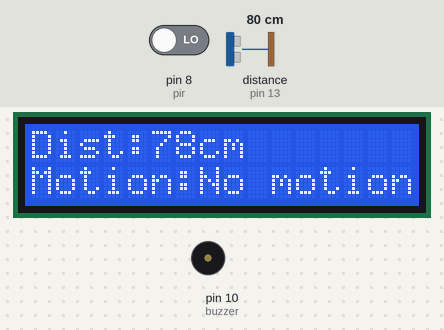
The sketch below on a simulated Arduino Uno, built with avr-gcc and run on an emulated ATmega328P. On the bench: 16×2 character LCD, buzzer (waves = sounding). Wiring (inferred from the names in the program): ultrasonic range finder: trigger pin 12; echo pin 13. The test bench sets the inputs (shaded band); at power-on: pin 8 (pir) LOW, distance to the obstacle (sensor on pin 13) 80 cm. The echo pulse lasts 58.3 µs per cm; what the sketch prints to the serial monitor is not drawn.

Above: at 3.2 s.
3.3 s: pin 8 (pir) driven HIGH
At 4.0 s:
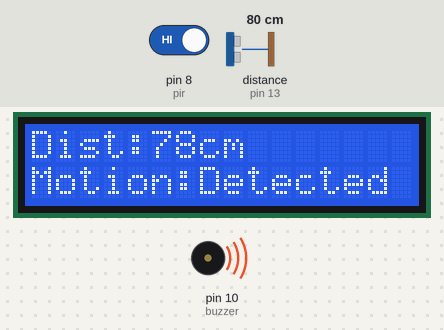
4.8 s: distance to the obstacle (sensor on pin 13) set to 299 cm
At 5.4 s:
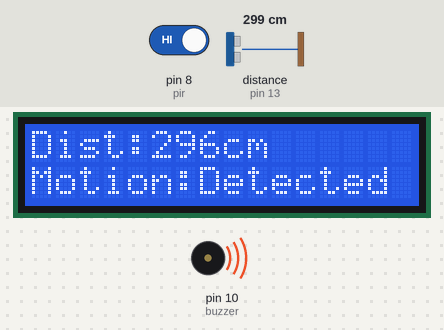
6.3 s: distance to the obstacle (sensor on pin 13) set to 54 cm
At 7.2 s:
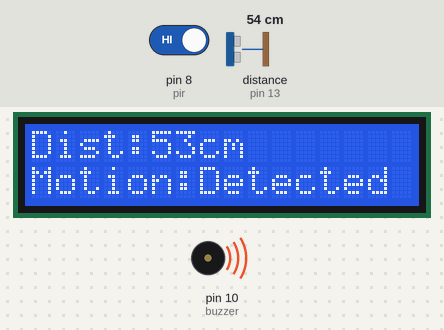
7.9 s: distance to the obstacle (sensor on pin 13) set to 50 cm
At 8.9 s:
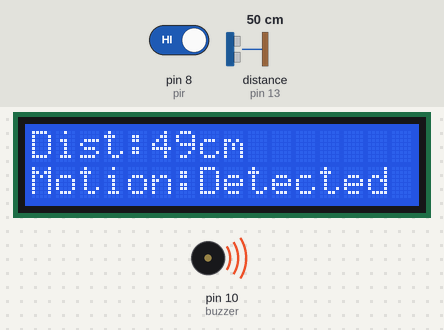
9.4 s: pin 8 (pir) driven LOW
At 10.1 s:
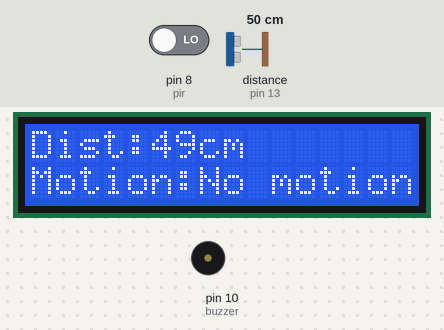
11.0 s: distance to the obstacle (sensor on pin 13) set to 35 cm
At 11.7 s:
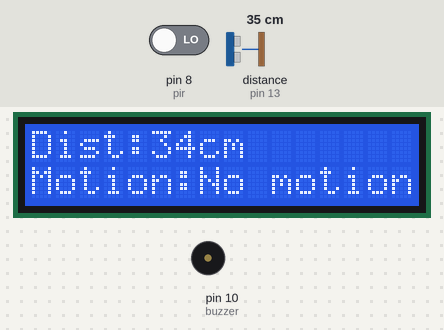
Timing chart, 0 to 13.5 s (numbered marks = the images above; inputs shaded):
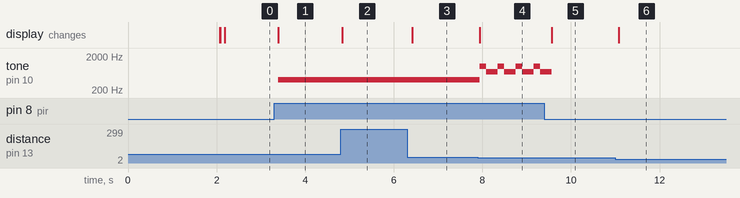

Measured:
- the behaviour switches between 51 and 50 cm on distance to the obstacle (sensor on pin 13) (found by bisection; images 3 and 4)
- after the input at 3.3 s, tone on pin 10 (buzzer): silent → 400 Hz after 0.10 s; the display: changes after 0.10 s (image 1)
- after the input at 4.8 s, the display: changes at once (image 2)
- after the input at 6.3 s, the display: changes after 0.12 s (image 3)
- after the input at 7.9 s, tone on pin 10 (buzzer): alternates 1000 Hz for 0.15 s and 700 Hz for 0.26 s, starting at once; the display: changes at once (image 4)
- after the input at 9.4 s, the display: changes after 0.17 s (image 5)
- after the input at 11.0 s, the display: changes after 0.08 s (image 6)

The sketch:

project_new.ino
```cpp
#include <LiquidCrystal.h>

// --- Pin Definitions ---
int trig = 12;      // Ultrasonic TRIG
int echo = 13;      // Ultrasonic ECHO
int pir = 8;        // PIR sensor
int buzzer = 10;    // Buzzer
int distance, duration;
int motion;

// --- LCD Setup (RS = 6, E = 7, D4-D7 = 5,4,3,2) ---
LiquidCrystal lcd(6, 7, 5, 4, 3, 2);

void setup() {
  Serial.begin(9600);

  pinMode(trig, OUTPUT);
  pinMode(echo, INPUT);
  pinMode(pir, INPUT);
  pinMode(buzzer, OUTPUT);

  lcd.begin(16, 2);
  lcd.print("Smart Security");
  lcd.setCursor(0, 1);
  lcd.print("System Ready");
  delay(2000);
  lcd.clear();
}

void loop() {
  // --- Ultrasonic sensor ---
  digitalWrite(trig, HIGH);
  delayMicroseconds(10);
  digitalWrite(trig, LOW);
  duration = pulseIn(echo, HIGH);
  distance = duration * 0.034 / 2;  // distance in cm

  // --- PIR sensor ---
  motion = digitalRead(pir);

  // --- Serial Monitor ---
  Serial.print("Distance: ");
  Serial.print(distance);
  Serial.print(" cm | Motion: ");
  Serial.println(motion ? "Detected" : "No motion");

  // --- LCD Display ---
  lcd.setCursor(0, 0);
  lcd.print("Dist:");
  lcd.print(distance);
  lcd.print("cm   "); // clear previous digits

  lcd.setCursor(0, 1);
  lcd.print("Motion:");
  lcd.print(motion ? "Detected   " : "No motion  ");

  // --- Buzzer Logic ---
  if (motion) {
    if (distance < 50) {
      // Police siren style: alternating high-low rapid tones
      tone(buzzer, 1000);  // high
      delay(150);
      tone(buzzer, 700);   // low
      delay(150);
    } else {
      // Smooth continuous buzzer for long distance
      tone(buzzer, 400);   // constant low tone
    }
  } else {
    noTone(buzzer);  // no motion, buzzer off
  }

  delay(100);  // short delay to allow siren effect
}
```
